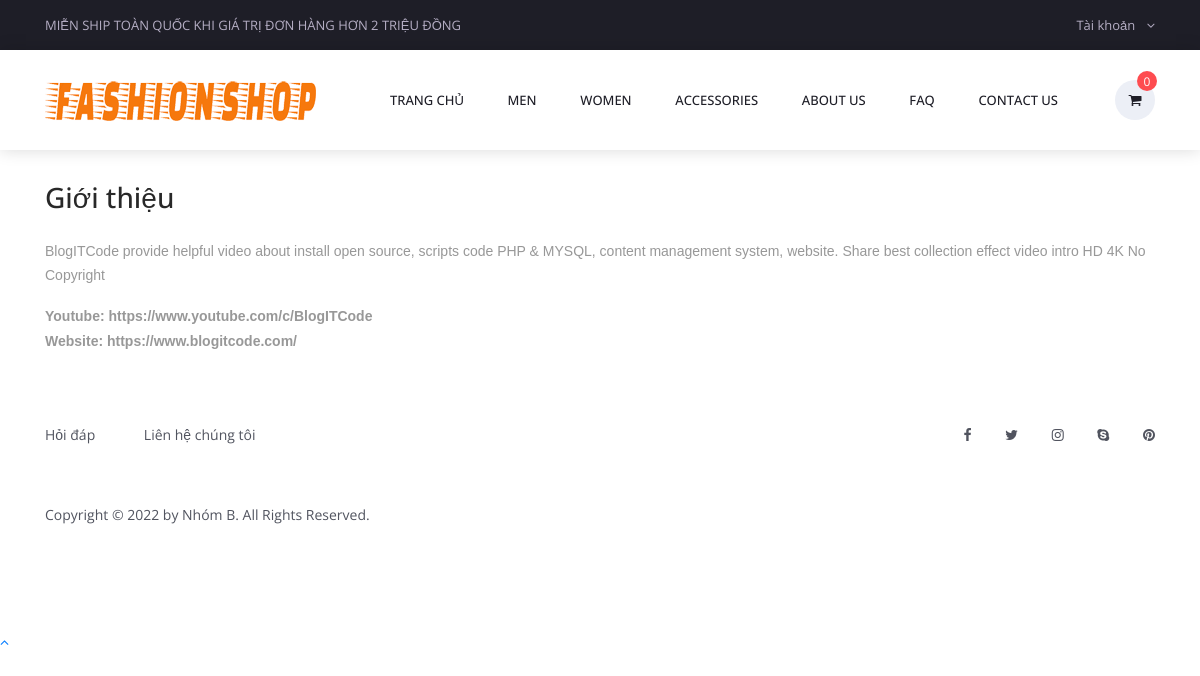
The page /about.php on the database as committed earlier.
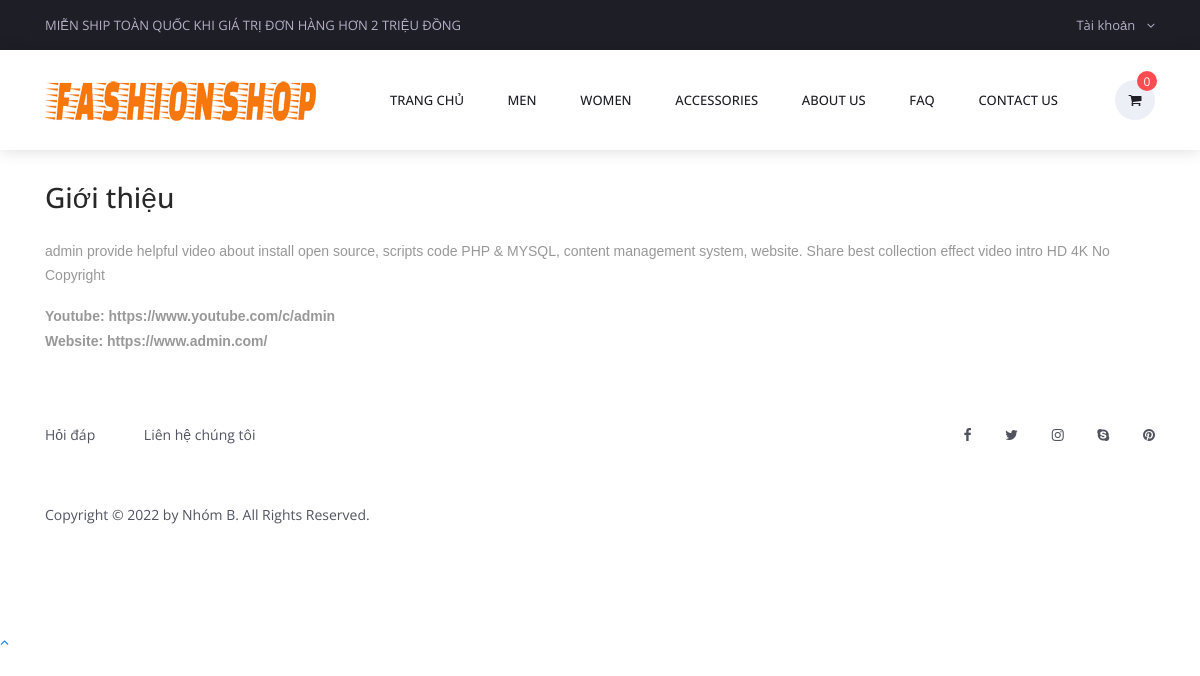
The same page on the database as committed later.
### tables this page shows
CREATE TABLE `tbl_settings` (
  `id` int NOT NULL AUTO_INCREMENT,
  `logo` varchar(255) NOT NULL DEFAULT '',
  `favicon` varchar(255) NOT NULL DEFAULT '',
  `footer_about` text NOT NULL,
  `footer_copyright` text NOT NULL,
  `contact_address` text NOT NULL,
  `contact_email` varchar(255) NOT NULL DEFAULT '',
  `contact_phone` varchar(255) NOT NULL DEFAULT '',
  `contact_fax` varchar(255) NOT NULL DEFAULT '',
  `contact_map_iframe` text NOT NULL,
  `receive_email` varchar(255) NOT NULL DEFAULT '',
  `receive_email_subject` varchar(255) NOT NULL DEFAULT '',
  `receive_email_thank_you_message` text NOT NULL,
  `forget_password_message` text NOT NULL,
  `total_recent_post_footer` int NOT NULL,
  `total_popular_post_footer` int NOT NULL,
  `total_recent_post_sidebar` int NOT NULL,
  `total_popular_post_sidebar` int NOT NULL,
  `total_featured_product_home` int NOT NULL,
  `total_latest_product_home` int NOT NULL,
  `total_popular_product_home` int NOT NULL,
  `meta_title_home` text NOT NULL,
  `meta_keyword_home` text NOT NULL,
  `meta_description_home` text NOT NULL,
  `banner_login` varchar(255) NOT NULL DEFAULT '',
  `banner_registration` varchar(255) NOT NULL DEFAULT '',
  `banner_forget_password` varchar(255) NOT NULL DEFAULT '',
  `banner_reset_password` varchar(255) NOT NULL DEFAULT '',
  `banner_search` varchar(255) NOT NULL DEFAULT '',
  `banner_cart` varchar(255) NOT NULL DEFAULT '',
  `banner_checkout` varchar(255) NOT NULL DEFAULT '',
  `banner_product_category` varchar(255) NOT NULL DEFAULT '',
  `banner_blog` varchar(255) NOT NULL DEFAULT '',
  `cta_title` varchar(255) NOT NULL DEFAULT '',
  `cta_content` text NOT NULL,
  `cta_read_more_text` varchar(255) NOT NULL DEFAULT '',
  `cta_read_more_url` varchar(255) NOT NULL DEFAULT '',
  `cta_photo` varchar(255) NOT NULL DEFAULT '',
  `featured_product_title` varchar(255) NOT NULL DEFAULT '',
  `featured_product_subtitle` varchar(255) NOT NULL DEFAULT '',
  `latest_product_title` varchar(255) NOT NULL DEFAULT '',
  `latest_product_subtitle` varchar(255) NOT NULL DEFAULT '',
  `popular_product_title` varchar(255) NOT NULL DEFAULT '',
  `popular_product_subtitle` varchar(255) NOT NULL DEFAULT '',
  `testimonial_title` varchar(255) NOT NULL DEFAULT '',
  `testimonial_subtitle` varchar(255) NOT NULL DEFAULT '',
  `testimonial_photo` varchar(255) NOT NULL DEFAULT '',
  `blog_title` varchar(255) NOT NULL DEFAULT '',
  `blog_subtitle` varchar(255) NOT NULL DEFAULT '',
  `newsletter_text` text NOT NULL,
  `paypal_email` varchar(255) NOT NULL DEFAULT '',
  `stripe_public_key` varchar(255) NOT NULL DEFAULT '',
  `stripe_secret_key` varchar(255) NOT NULL DEFAULT '',
  `bank_detail` text NOT NULL,
  `before_head` text NOT NULL,
  `after_body` text NOT NULL,
  `before_body` text NOT NULL,
  `home_service_on_off` int NOT NULL,
  `home_welcome_on_off` int NOT NULL,
  `home_featured_product_on_off` int NOT NULL,
  `home_latest_product_on_off` int NOT NULL,
  `home_popular_product_on_off` int NOT NULL,
  `home_testimonial_on_off` int NOT NULL,
  `home_blog_on_off` int NOT NULL,
  `newsletter_on_off` int NOT NULL,
  `ads_above_welcome_on_off` int NOT NULL,
  `ads_above_featured_product_on_off` int NOT NULL,
  `ads_above_latest_product_on_off` int NOT NULL,
  `ads_above_popular_product_on_off` int NOT NULL,
  `ads_above_testimonial_on_off` int NOT NULL,
  `ads_category_sidebar_on_off` int NOT NULL,
  PRIMARY KEY (`id`)
);

CREATE TABLE `tbl_top_category` (
  `tcat_id` int NOT NULL AUTO_INCREMENT,
  `tcat_name` varchar(255) NOT NULL DEFAULT '',
  `show_on_menu` int NOT NULL,
  `photo` varchar(255) DEFAULT NULL,
  PRIMARY KEY (`tcat_id`)
);

CREATE TABLE `tbl_page` (
  `id` int NOT NULL AUTO_INCREMENT,
  `about_title` varchar(255) NOT NULL,
  `about_content` text NOT NULL,
  `about_banner` varchar(255) NOT NULL,
  `about_meta_title` varchar(255) NOT NULL,
  `about_meta_keyword` text NOT NULL,
  `about_meta_description` text NOT NULL,
  `faq_title` varchar(255) NOT NULL,
  `faq_banner` varchar(255) NOT NULL,
  `faq_meta_title` varchar(255) NOT NULL,
  `faq_meta_keyword` text NOT NULL,
  `faq_meta_description` text NOT NULL,
  `blog_title` varchar(255) NOT NULL,
  `blog_banner` varchar(255) NOT NULL,
  `blog_meta_title` varchar(255) NOT NULL,
  `blog_meta_keyword` text NOT NULL,
  `blog_meta_description` text NOT NULL,
  `contact_title` varchar(255) NOT NULL,
  `contact_banner` varchar(255) NOT NULL,
  `contact_meta_title` varchar(255) NOT NULL,
  `contact_meta_keyword` text NOT NULL,
  `contact_meta_description` text NOT NULL,
  `pgallery_title` varchar(255) NOT NULL,
  `pgallery_banner` varchar(255) NOT NULL,
  `pgallery_meta_title` varchar(255) NOT NULL,
  `pgallery_meta_keyword` text NOT NULL,
  `pgallery_meta_description` text NOT NULL,
  `vgallery_title` varchar(255) NOT NULL,
  `vgallery_banner` varchar(255) NOT NULL,
  `vgallery_meta_title` varchar(255) NOT NULL,
  `vgallery_meta_keyword` text NOT NULL,
  `vgallery_meta_description` text NOT NULL,
  PRIMARY KEY (`id`)
);

### about.php (the view, shortened to what this page needs)
<?php require_once('header.php'); ?>
<div class="col-md-12" style="clear: both; margin-top: 180px;"></div>
<?php
$statement = $pdo->prepare("SELECT * FROM tbl_page WHERE id=1");
$statement->execute();
$result = $statement->fetchAll(PDO::FETCH_ASSOC);
foreach ($result as $row) {
    $about_content = $row['about_content'];
}
?>
<div class="page">
    <div class="container">
        <div class="row">
            <div class="col-md-12">
                <h3>Giới thiệu</h3>
            </div>
            <div class="col-md-12">
                <p>
                    <?php echo $about_content; ?>
                </p>
            </div>
        </div>
    </div>
</div>
<?php require_once('footer.php'); ?>

### header.php (shortened to what this page needs)
<?php
include("admin/inc/config.php");
$statement = $pdo->prepare("SELECT * FROM tbl_settings WHERE id=1");
$statement->execute();
$result = $statement->fetchAll(PDO::FETCH_ASSOC);
foreach ($result as $row)
{
	$logo = $row['logo'];
}
?>
<!DOCTYPE html>
<html lang="en">
<head>
	<link rel="stylesheet" type="text/css" href="styles/bootstrap4/bootstrap.min.css">
	<link href="plugins/font-awesome-4.7.0/css/font-awesome.min.css" rel="stylesheet" type="text/css">
	<link rel="stylesheet" type="text/css" href="plugins/OwlCarousel2-2.2.1/owl.carousel.css">
	<link rel="stylesheet" type="text/css" href="plugins/OwlCarousel2-2.2.1/owl.theme.default.css">
	<link rel="stylesheet" type="text/css" href="plugins/OwlCarousel2-2.2.1/animate.css">
	<link rel="stylesheet" type="text/css" href="styles/responsive.css">
	<link rel="stylesheet" type="text/css" href="styles/main_styles.css">
	<?php
	$statement = $pdo->prepare("SELECT * FROM tbl_page WHERE id=1");
	$statement->execute();
	$result = $statement->fetchAll(PDO::FETCH_ASSOC);
		?>
</head>
<body>
<div class="super_container">
	<header class="header trans_300">
		<div class="top_nav">
			<div class="container">
				<div class="row">
					<div class="col-md-6">
						<div class="top_nav_left">Miễn ship toàn quốc khi giá trị đơn hàng hơn 2 triệu đồng</div>
					</div>
					<div class="col-md-6 text-right">
						<div class="top_nav_right">
							<ul class="top_nav_menu">
								<li class="account">
									<a href="#">
										Tài khoản
										<i class="fa fa-angle-down"></i>
									</a>
								</li>
							</ul>
						</div>
					</div>
				</div>
			</div>
		</div>
		<div class="main_nav_container">
			<div class="container">
				<div class="row">
					<div class="col-lg-12 text-right">
						<div class="logo_container">
						<a href="index.php"><img src="assets/uploads/<?php echo $logo; ?>" alt="logo image"></a>
						</div>
						<nav class="navbar">
							<ul class="navbar_menu">
								<li><a href="index.php">Trang chủ</a></li>
								<?php
								$statement = $pdo->prepare("SELECT * FROM tbl_top_category WHERE show_on_menu=1");
								$statement->execute();
								$result = $statement->fetchAll(PDO::FETCH_ASSOC);
								foreach ($result as $row) {
									?>
									<li><a href="product-category.php?id=<?php echo $row['tcat_id']; ?>&type=top-category"><?php echo $row['tcat_name']; ?></a></li>
									<?php
								}
								?>
								<?php
								$statement = $pdo->prepare("SELECT * FROM tbl_page WHERE id=1");
								$statement->execute();
								$result = $statement->fetchAll(PDO::FETCH_ASSOC);
								foreach ($result as $row) {
									$about_title = $row['about_title'];
									$faq_title = $row['faq_title'];
									$contact_title = $row['contact_title'];
								}
								?>
								<li><a href="about.php"><?php echo $about_title; ?></a></li>
								<li><a href="faq.php"><?php echo $faq_title; ?></a></li>
								<li><a href="contact.php"><?php echo $contact_title; ?></a></li>
							</ul>
							<ul class="navbar_user">
								<li class="checkout">
									<a href="cart.php">
										<i class="fa fa-shopping-cart" aria-hidden="true"></i>
										<span id="checkout_items" class="checkout_items"><?php echo isset($_SESSION['cart_p_id']) ? count($_SESSION['cart_p_id']): 0; ?></span>
									</a>
								</li>
							</ul>
						</nav>
					</div>
				</div>
			</div>
		</div>
	</header>

### footer.php (shortened to what this page needs)
<?php
$statement = $pdo->prepare("SELECT * FROM tbl_settings WHERE id=1");
$statement->execute();
$result = $statement->fetchAll(PDO::FETCH_ASSOC);
foreach ($result as $row)
{
	$footer_copyright = $row['footer_copyright'];
}
?>
<footer class="footer">
		<div class="container">
			<div class="row">
				<div class="col-lg-6">
					<div class="footer_nav_container d-flex flex-sm-row flex-column align-items-center justify-content-lg-start justify-content-center text-center">
						<ul class="footer_nav">
							<li><a href="faq.php">Hỏi đáp</a></li>
							<li><a href="contact.php">Liên hệ chúng tôi</a></li>
						</ul>
					</div>
				</div>
				<div class="col-lg-6">
					<div class="footer_social d-flex flex-row align-items-center justify-content-lg-end justify-content-center">
						<ul>
							<li><a href="#"><i class="fa fa-facebook" aria-hidden="true"></i></a></li>
							<li><a href="#"><i class="fa fa-twitter" aria-hidden="true"></i></a></li>
							<li><a href="#"><i class="fa fa-instagram" aria-hidden="true"></i></a></li>
							<li><a href="#"><i class="fa fa-skype" aria-hidden="true"></i></a></li>
							<li><a href="#"><i class="fa fa-pinterest" aria-hidden="true"></i></a></li>
						</ul>
					</div>
				</div>
			</div>
			<div class="row">
				<div class="col-lg-12">
					<div class="footer_nav_container">
						<div class="cr"><?php echo $footer_copyright; ?></div>
					</div>
				</div>
			</div>
		</div>
	</footer>
</div>
<a href="#" class="scrollup">
	<i class="fa fa-angle-up"></i>
</a>
</body>
</html>

### styles/main_styles.css (style rules this page uses)
* { margin: 0; padding: 0; }
body { font-family: "Open Sans", sans-serif; font-size: 14px; line-height: 23px; font-weight: 400; background: #FFFFFF; color: #1e1e27; }
div { display: block; position: relative; -webkit-box-sizing: border-box; -moz-box-sizing: border-box; box-sizing: border-box; }
ul { list-style: none; margin-bottom: 0px; }
p { font-family: "Open Sans", sans-serif; font-size: 14px; line-height: 1.7; font-weight: 500; color: #989898; -webkit-font-smoothing: antialiased; -webkit-text-shadow: rgba(0,0,0,.01) 0 0 1px; text-shadow: rgba(0,0,0,.01) 0 0 1px; }
a, a:hover, a:visited, a:active, a:link { text-decoration: none; -webkit-font-smoothing: antialiased; -webkit-text-shadow: rgba(0,0,0,.01) 0 0 1px; text-shadow: rgba(0,0,0,.01) 0 0 1px; }
h3 { font-size: 28px; }
h1, h2, h3, h4, h5, h6 { color: #282828; -webkit-font-smoothing: antialiased; -webkit-text-shadow: rgba(0,0,0,.01) 0 0 1px; text-shadow: rgba(0,0,0,.01) 0 0 1px; }
.trans_300 { -webkit-transition: all 300ms ease; -moz-transition: all 300ms ease; -ms-transition: all 300ms ease; -o-transition: all 300ms ease; transition: all 300ms ease; }
.super_container { width: 100%; overflow: hidden; }
.header { position: fixed; top: 0; left: 0; width: 100%; background: #FFFFFF; z-index: 10; }
.top_nav { width: 100%; height: 50px; background: #1e1e27; }
.top_nav_left { height: 50px; line-height: 50px; font-size: 13px; color: #b5aec4; text-transform: uppercase; }
.account { display: inline-block; position: relative; min-width: 50px; padding-left: 20px; text-align: center; vertical-align: middle; background: #1e1e27; }
.account > a { display: block; color: #b5aec4; font-weight: 400; height: 50px; line-height: 50px; font-size: 13px; }
.account > a > i { margin-left: 8px; }
.main_nav_container { width: 100%; background: #FFFFFF; box-shadow: 0 0 16px rgba(0, 0, 0, 0.15); }
.navbar { width: auto; height: 100px; float: right; padding-left: 0px; padding-right: 0px; }
.navbar_menu li { display: inline-block; }
.navbar_menu li a { display: block; color: #1e1e27; font-size: 13px; font-weight: 500; text-transform: uppercase; padding: 20px; -webkit-transition: color 0.3s ease; -moz-transition: color 0.3s ease; -ms-transition: color 0.3s ease; -o-transition: color 0.3s ease; transition: color 0.3s ease; }
.navbar_user { margin-left: 37px; }
.navbar_user li { display: inline-block; text-align: center; }
.navbar_user li a { display: -webkit-box; display: -moz-box; display: -ms-flexbox; display: -webkit-flex; display: flex; flex-direction: column; justify-content: center; align-items: center; position: relative; width: 40px; height: 40px; color: #1e1e27; -webkit-transition: color 0.3s ease; -moz-transition: color 0.3s ease; -ms-transition: color 0.3s ease; -o-transition: color 0.3s ease; transition: color 0.3s ease; }
.checkout a { background: #eceff6; border-radius: 50%; }
.checkout_items { display: -webkit-box; display: -moz-box; display: -ms-flexbox; display: -webkit-flex; display: flex; flex-direction: column; justify-content: center; align-items: center; position: absolute; top: -9px; left: 22px; width: 20px; height: 20px; border-radius: 50%; background: #fe4c50; font-size: 12px; color: #FFFFFF; }
.logo_container { position: absolute; top: 50%; -webkit-transform: translateY(-50%); -moz-transform: translateY(-50%); -ms-transform: translateY(-50%); -o-transform: translateY(-50%); transform: translateY(-50%); left: 15px; }
.logo_container a { font-size: 24px; color: #1e1e27; font-weight: 700; text-transform: uppercase; }
.footer_nav_container { height: 130px; }
.cr { margin-right: 48px; }
.footer_nav li { display: inline-block; margin-right: 45px; }
.footer_nav li:last-child { margin-right: 0px; }
.footer_nav li a, .cr { font-size: 14px; color: #51545f; line-height: 30px; -webkit-transition: all 300ms ease; -moz-transition: all 300ms ease; -ms-transition: all 300ms ease; -o-transition: all 300ms ease; transition: all 300ms ease; }
.footer_social { height: 130px; }
.footer_social ul li { display: inline-block; margin-right: 10px; }
.footer_social ul li:last-child { margin-right: 0px; }
.footer_social ul li a { color: #51545f; -webkit-transition: all 300ms ease; -moz-transition: all 300ms ease; -ms-transition: all 300ms ease; -o-transition: all 300ms ease; transition: all 300ms ease; padding: 10px; }
.footer_social ul li:last-child a { padding-right: 0px; }

Rows that differ between the two databases and show on the page:
changed tbl_page "ABOUT US": about_content "BlogITCode provide helpful video about install open source, scripts code PHP & MYSQL, content management system, website. Share best collection effect video intro HD 4K No Copyright Youtube: https://www.youtube.com/c/BlogITCode Website: https://www.blogitcode.com/" → "admin provide helpful video about install open source, scripts code PHP & MYSQL, content management system, website. Share best collection effect video intro HD 4K No Copyright Youtube: https://www.youtube.com/c/admin Website: https://www.admin.com/"
